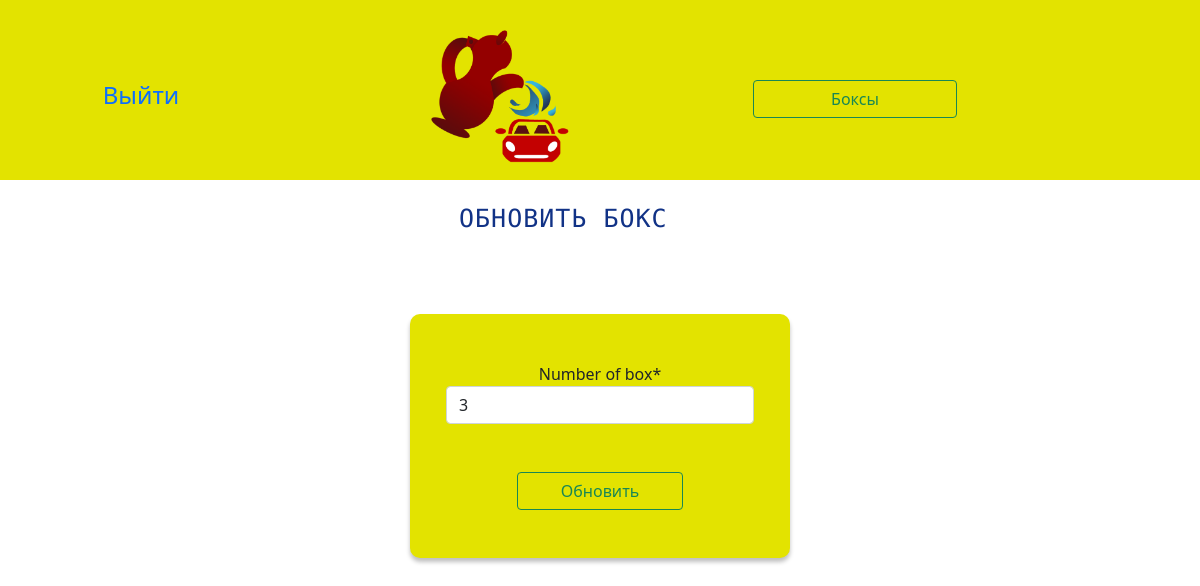
Page /1/box_update on the earlier database version.
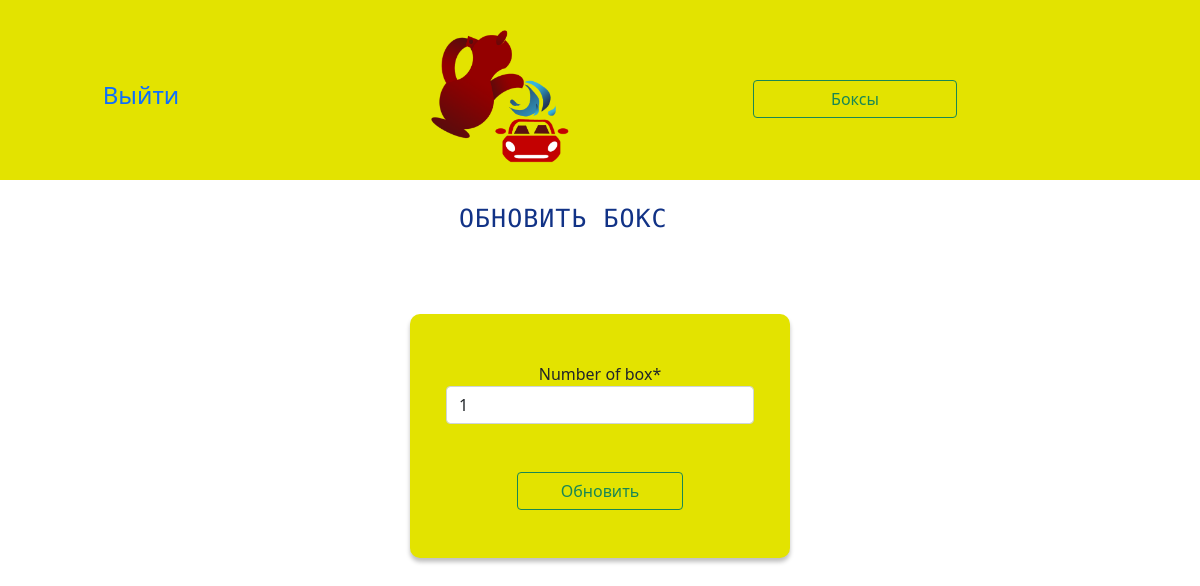
Same page on the later database version.
### kumgan/models.py (models this page shows, shortened)
class Box(models.Model):
    number_of_box = models.SmallIntegerField(default=0)
    status = models.BooleanField(default=False)
    class Meta:
        verbose_name = 'Box'
        verbose_name_plural = 'Boxes'

### kumgan/views.py (the view)
# urls.py: path('<int:pk>/box_update', views.BoxUpdateView.as_view(), name='box_update'),
class BoxUpdateView(UpdateView):
    model = Box
    template_name = 'kumgan/box_update.html'
    form_class = BoxUpdateForm

### kumgan/forms.py
class BoxUpdateForm(forms.ModelForm):
    class Meta:
        model = Box
        fields = ('number_of_box', )

### kumgan/templates/kumgan/box_update.html (shortened to what this page needs)
{% extends 'kumgan/base.html' %}
{% load crispy_forms_filters %}
{% load static %}
{% load crispy_forms_tags %}
{% block title_page %}
    <span class="container">
    <div class="row text-center justify-content-center">
        <h2 class="col-3 title_of_page">Обновить Бокс</h2>
    </div>
    </span>
{% endblock title_page %}
{% block header %}
<header class="header_bg">
<span class="container">
    <div class="row text-center justify-content-center align-items-center">
        <a class="col-2" href="{% url 'kumgan:signout' %}">
        <h4>Выйти</h4> </a>
        <a href="{% url 'kumgan:home'%}" class="col-5">
           <img src="{% static 'kumgan/images/header_logo.png' %}" height="150px" alt="logo"/>
        </a>
         <a href="{% url 'kumgan:box_list' %}" type="button" class="btn btn-outline-success col-2">Боксы</a>
    </div>
</span>
</header>
{% endblock header %}
{% block content %}
    <div class="container pt-5 ">
        <div class="row justify-content-center text-center">
            <div class="col-4 border_time_date_card">
                <form class="pt-5" method="post">
                    <div class="container">
                        <div class="row justify-content-center">
                            <div class="col">{{ form.number_of_box | as_crispy_field }}</div>
                            <button id="button_index" type="submit"
                                    class="btn btn-outline-success text-center w-50 m-5">
                              Обновить
                            </button>
                        </div>
                    </div>
                </form>
            </div>
        </div>
    </div>
{%  endblock content %}

Differences in the rows shown:
changed Box: number_of_box "3" → "1"
